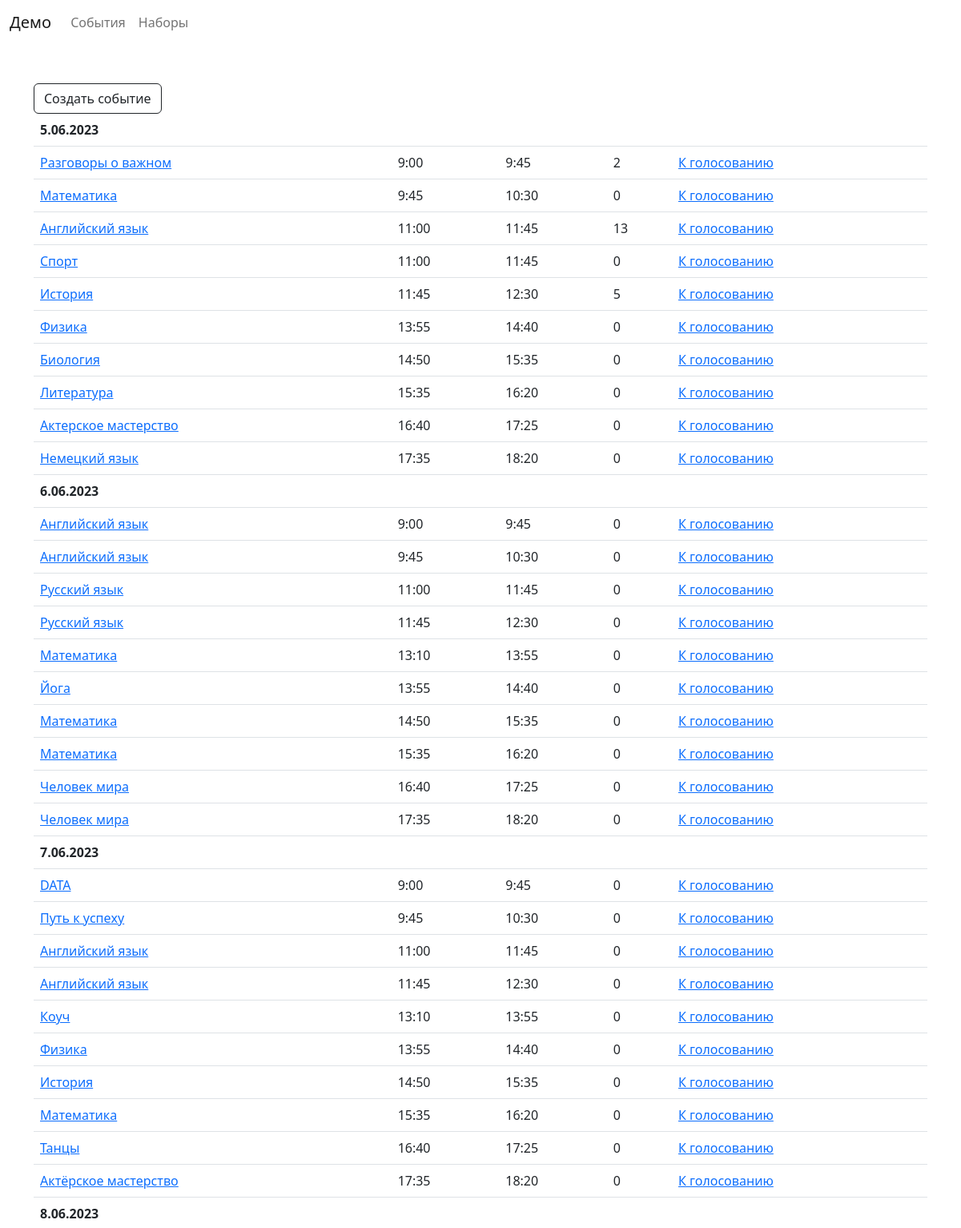
The page / (upper part) on the database its author committed.
### core/models.py (models this page shows, shortened)
class Event(models.Model):
    id = models.UUIDField(primary_key=True, default=uuid.uuid4, editable=False)
    template = models.ForeignKey(EventTemplate, verbose_name='Набор эмоций',on_delete=models.PROTECT, null=True)
    title = models.CharField('Название', max_length=50)
    description = models.TextField('Описание')
    date = models.DateField('Дата события')
    start_date = models.DateTimeField('Начало')
    end_date = models.DateTimeField('Окончание')

### core/views.py (the view)
# urls.py: path("", EventList.as_view(), name="events"),
class EventList(ListView):
    model = Event
    def get_queryset(self):
        queryset = super().get_queryset().order_by('date', 'start_date')
        return queryset

### templates/core/event_list.html
{% extends 'base.html' %}
{% block content %}
<br/><br/>
<a href="{% url 'event_create' %}" class="btn btn-outline-dark" role="button">Создать событие</a>
{% regroup object_list by date as dates_list %}
<table class="table">
{% for events in dates_list %}
<tr>
<td colspan="5"><b>{{ events.grouper | date:'j.m.Y' }}</b></td>
</tr>
{% for event in events.list %}
<tr>
<td><a href="{% url 'event_detail' event.id %}">{{ event.title }}</a></td>
<td>{{ event.start_date | date:'G:i'}}</td>
<td>{{ event.end_date | date:'G:i' }}</td>
<td>{{ event.vote_set.count }}
<td><a target="_blank" href="{% url 'event_vote' event.id %}">К голосованию</a></td>
{% endfor %}
{% endfor %}
</table>
{% endblock %}

### rows shown on the page
Event: grouper "5.06.2023", title "Разговоры о важном", start_date "9:00", end_date "9:45", vote_set.count "2"
Event: title "Математика", start_date "9:45", end_date "10:30", vote_set.count "0"
Event: title "Английский язык", start_date "11:00", end_date "11:45", vote_set.count "13"
Event: title "Спорт", start_date "11:00", end_date "11:45", vote_set.count "0"
Event: title "История", start_date "11:45", end_date "12:30", vote_set.count "5"
Event: title "Физика", start_date "13:55", end_date "14:40", vote_set.count "0"
Event: title "Биология", start_date "14:50", end_date "15:35", vote_set.count "0"
Event: title "Литература", start_date "15:35", end_date "16:20", vote_set.count "0"
Event: title "Актерское мастерство", start_date "16:40", end_date "17:25", vote_set.count "0"
Event: title "Немецкий язык", start_date "17:35", end_date "18:20", vote_set.count "0"
Event: grouper "6.06.2023", title "Английский язык", start_date "9:00", end_date "9:45", vote_set.count "0"
Event: title "Английский язык", start_date "9:45", end_date "10:30", vote_set.count "0"
Event: title "Русский язык", start_date "11:00", end_date "11:45", vote_set.count "0"
Event: title "Русский язык", start_date "11:45", end_date "12:30", vote_set.count "0"
Event: title "Математика", start_date "13:10", end_date "13:55", vote_set.count "0"
Event: title "Йога", start_date "13:55", end_date "14:40", vote_set.count "0"
Event: title "Математика", start_date "14:50", end_date "15:35", vote_set.count "0"
Event: title "Математика", start_date "15:35", end_date "16:20", vote_set.count "0"
Event: title "Человек мира", start_date "16:40", end_date "17:25", vote_set.count "0"
Event: title "Человек мира", start_date "17:35", end_date "18:20", vote_set.count "0"
Event: grouper "7.06.2023", title "DATA", start_date "9:00", end_date "9:45", vote_set.count "0"
Event: title "Путь к успеху", start_date "9:45", end_date "10:30", vote_set.count "0"
Event: title "Английский язык", start_date "11:00", end_date "11:45", vote_set.count "0"
Event: title "Английский язык", start_date "11:45", end_date "12:30", vote_set.count "0"
Event: title "Коуч", start_date "13:10", end_date "13:55", vote_set.count "0"
Event: title "Физика", start_date "13:55", end_date "14:40", vote_set.count "0"
Event: title "История", start_date "14:50", end_date "15:35", vote_set.count "0"
Event: title "Математика", start_date "15:35", end_date "16:20", vote_set.count "0"
Event: title "Танцы", start_date "16:40", end_date "17:25", vote_set.count "0"
Event: title "Актёрское мастерство", start_date "17:35", end_date "18:20", vote_set.count "0"
Event: grouper "8.06.2023"
